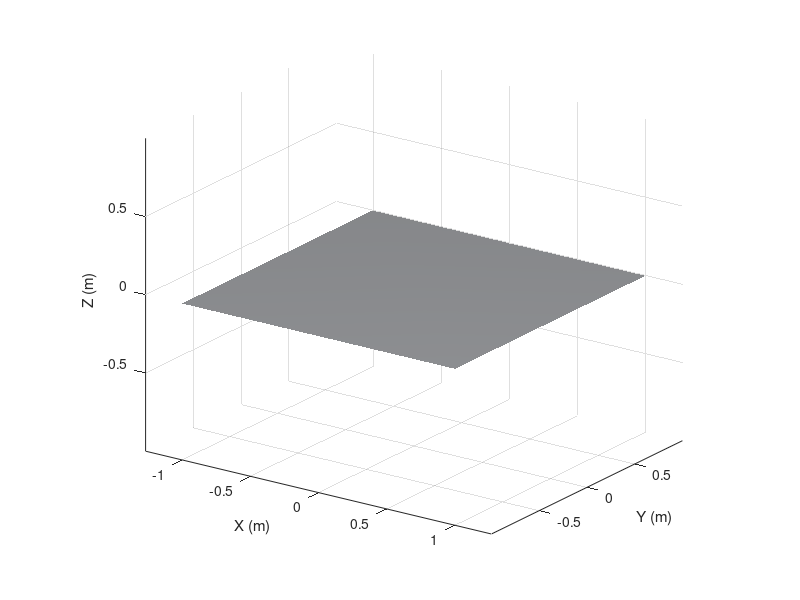

The MATLAB script that drew this image: (Note: this script raises an error after producing the figure.)
% basic.m - Minimal loader for quad_military.urdf (as-is)
% Uses importrobot if available; otherwise falls back to a simple URDF visual renderer.

urdfPath = fullfile(pwd, 'urdf', 'quad_military.urdf');

useRoboticsTB = exist('importrobot','file') == 2;

fig = figure('Name','quad\_military - basic','Color',[1 1 1]);
ax = axes(fig); hold(ax,'on'); grid(ax,'on'); axis(ax,'equal');
xlabel(ax,'X (m)'); ylabel(ax,'Y (m)'); zlabel(ax,'Z (m)');
view(ax, 35, 20);

% Ground plane
[Xp,Yp] = meshgrid(linspace(-1,1,2)); Zp = zeros(size(Xp));
surf(ax, Xp, Yp, Zp, 'FaceColor',[0.95 0.96 0.98], 'EdgeColor','none');
lighting gouraud; camlight('headlight');

if useRoboticsTB
    try
        robot = importrobot(urdfPath, 'DataFormat','row');
        show(robot, robot.homeConfiguration, 'Parent', ax, 'Visuals','on','PreservePlot',false);
    catch err
        warning('importrobot failed (%s). Using fallback visual renderer.', err.message);
        renderUrdfVisuals(urdfPath, ax);
    end
else
    renderUrdfVisuals(urdfPath, ax);
end

axis(ax, [-0.8 0.8 -0.8 0.8 0 0.8]);

a=1; %#ok<NASGU> % keep figure from closing in some environments

% --- Fallback visual renderer ---
function renderUrdfVisuals(urdfPath, ax)
    doc = xmlread(urdfPath);
    robotNode = doc.getDocumentElement();
    linkNodes = robotNode.getElementsByTagName('link');
    for i=0:linkNodes.getLength()-1
        ln = linkNodes.item(i);
        visNodes = ln.getElementsByTagName('visual');
        for j=0:visNodes.getLength()-1
            vn = visNodes.item(j);
            org = vn.getElementsByTagName('origin');
            if org.getLength()>0
                on = org.item(0);
                xyz = parseVecAttr(on,'xyz',[0 0 0]);
                rpy = parseVecAttr(on,'rpy',[0 0 0]);
            else
                xyz = [0 0 0]; rpy = [0 0 0];
            end
            geo = vn.getElementsByTagName('geometry');
            meshPath = '';
            scale = [1 1 1];
            if geo.getLength()>0
                gn = geo.item(0).getElementsByTagName('mesh');
                if gn.getLength()>0
                    mn = gn.item(0);
                    meshPath = char(mn.getAttribute('filename'));
                    sc = strtrim(char(mn.getAttribute('scale')));
                    if ~isempty(sc)
                        vals = sscanf(sc,'%f'); if numel(vals)==3, scale = vals'; end
                    end
                end
            end
            if isempty(meshPath), continue; end
            meshFile = resolveMeshPath(meshPath);
            if isempty(meshFile) || ~exist(meshFile,'file'), continue; end
            [F,V] = safeStlRead(meshFile);
            if size(V,2)~=3 && size(V,1)==3, V = V.'; end
            S = diag([scale 1]);
            T = makeHT(xyz, rpy);
            Vh = [V, ones(size(V,1),1)] * (S*T).';
            patch('Faces',F,'Vertices',Vh(:,1:3), 'FaceColor',[0.7 0.72 0.75], 'EdgeColor','none', 'FaceAlpha',1.0,'Parent',ax);
        end
    end
end

function T = makeHT(xyz, rpy)
    cx = cos(rpy(1)); sx = sin(rpy(1));
    cy = cos(rpy(2)); sy = sin(rpy(2));
    cz = cos(rpy(3)); sz = sin(rpy(3));
    Rx = [1 0 0; 0 cx -sx; 0 sx cx];
    Ry = [cy 0 sy; 0 1 0; -sy 0 cy];
    Rz = [cz -sz 0; sz cz 0; 0 0 1];
    R = Rz*Ry*Rx;
    T = eye(4); T(1:3,1:3)=R; T(1:3,4)=xyz(:);
end

function v = parseVecAttr(node, attr, def)
    s = strtrim(char(node.getAttribute(attr)));
    if isempty(s), v = def; return; end
    vals = sscanf(s,'%f');
    if numel(vals)==3, v = vals'; else, v = def; end
end

function pathOut = resolveMeshPath(meshURI)
    if startsWith(meshURI,'package://')
        pathOut = '';
    else
        if meshURI(1)==filesep || (~isempty(regexp(meshURI,'^[A-Za-z]:','once')))
            pathOut = meshURI;
        else
            pathOut = fullfile(pwd, meshURI);
        end
    end
end

function [F,V] = safeStlRead(path)
    try
        [F,V] = stlread(path);
    catch
        try
            tri = stlread(path);
            if isa(tri, 'triangulation')
                F = tri.ConnectivityList; V = tri.Points;
            elseif isstruct(tri) && isfield(tri,'Faces') && isfield(tri,'Vertices')
                F = tri.Faces; V = tri.Vertices;
            else
                error('Unsupported stlread output');
            end
        catch innerErr
            error('stlread failed for %s: %s', path, innerErr.message);
        end
    end
end

